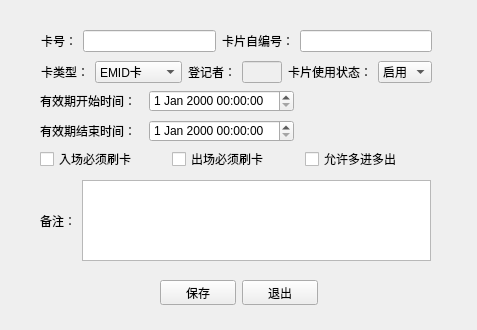
<?xml version="1.0" encoding="UTF-8"?>
<ui version="4.0">
 <class>CMonthlyCardDialog</class>
 <widget class="QDialog" name="CMonthlyCardDialog">
  <property name="geometry">
   <rect>
    <x>0</x>
    <y>0</y>
    <width>477</width>
    <height>330</height>
   </rect>
  </property>
  <property name="windowTitle">
   <string>月租卡</string>
  </property>
  <widget class="QWidget" name="layoutWidget">
   <property name="geometry">
    <rect>
     <x>40</x>
     <y>90</y>
     <width>254</width>
     <height>22</height>
    </rect>
   </property>
   <layout class="QHBoxLayout" name="horizontalLayout_3">
    <item>
     <widget class="QLabel" name="lblTitle">
      <property name="text">
       <string>有效期开始时间：</string>
      </property>
     </widget>
    </item>
    <item>
     <widget class="QDateTimeEdit" name="dtStart"/>
    </item>
   </layout>
  </widget>
  <widget class="QWidget" name="layoutWidget">
   <property name="geometry">
    <rect>
     <x>40</x>
     <y>120</y>
     <width>254</width>
     <height>22</height>
    </rect>
   </property>
   <layout class="QHBoxLayout" name="horizontalLayout_4">
    <item>
     <widget class="QLabel" name="lblTilt1">
      <property name="text">
       <string>有效期结束时间：</string>
      </property>
     </widget>
    </item>
    <item>
     <widget class="QDateTimeEdit" name="dtEnd"/>
    </item>
   </layout>
  </widget>
  <widget class="QWidget" name="layoutWidget">
   <property name="geometry">
    <rect>
     <x>40</x>
     <y>180</y>
     <width>391</width>
     <height>81</height>
    </rect>
   </property>
   <layout class="QHBoxLayout" name="horizontalLayout_5">
    <item>
     <widget class="QLabel" name="label_7">
      <property name="text">
       <string>备注：</string>
      </property>
     </widget>
    </item>
    <item>
     <widget class="QTextEdit" name="edtComment"/>
    </item>
   </layout>
  </widget>
  <widget class="QWidget" name="layoutWidget">
   <property name="geometry">
    <rect>
     <x>160</x>
     <y>280</y>
     <width>158</width>
     <height>25</height>
    </rect>
   </property>
   <layout class="QHBoxLayout" name="horizontalLayout_6">
    <item>
     <widget class="QPushButton" name="btnSave">
      <property name="text">
       <string>保存</string>
      </property>
      <property name="autoDefault">
       <bool>false</bool>
      </property>
     </widget>
    </item>
    <item>
     <widget class="QPushButton" name="btnExit">
      <property name="text">
       <string>退出</string>
      </property>
      <property name="autoDefault">
       <bool>false</bool>
      </property>
     </widget>
    </item>
   </layout>
  </widget>
  <widget class="QWidget" name="layoutWidget">
   <property name="geometry">
    <rect>
     <x>41</x>
     <y>30</y>
     <width>391</width>
     <height>22</height>
    </rect>
   </property>
   <layout class="QHBoxLayout" name="horizontalLayout">
    <item>
     <widget class="QLabel" name="label">
      <property name="text">
       <string>卡号：</string>
      </property>
     </widget>
    </item>
    <item>
     <widget class="QLineEdit" name="edtNumber"/>
    </item>
    <item>
     <widget class="QLabel" name="label_8">
      <property name="text">
       <string>卡片自编号：</string>
      </property>
     </widget>
    </item>
    <item>
     <widget class="QLineEdit" name="edtSelfNumber"/>
    </item>
   </layout>
  </widget>
  <widget class="QWidget" name="layoutWidget">
   <property name="geometry">
    <rect>
     <x>41</x>
     <y>61</y>
     <width>391</width>
     <height>22</height>
    </rect>
   </property>
   <layout class="QHBoxLayout" name="horizontalLayout_2">
    <item>
     <widget class="QLabel" name="label_2">
      <property name="text">
       <string>卡类型：</string>
      </property>
     </widget>
    </item>
    <item>
     <widget class="QComboBox" name="cbxCardType">
      <item>
       <property name="text">
        <string>EMID卡</string>
       </property>
      </item>
      <item>
       <property name="text">
        <string>MIFARE卡</string>
       </property>
      </item>
     </widget>
    </item>
    <item>
     <widget class="QLabel" name="label_5">
      <property name="text">
       <string>登记者：</string>
      </property>
     </widget>
    </item>
    <item>
     <widget class="QLineEdit" name="edtRecorder">
      <property name="enabled">
       <bool>false</bool>
      </property>
     </widget>
    </item>
    <item>
     <widget class="QLabel" name="label_6">
      <property name="text">
       <string>卡片使用状态：</string>
      </property>
     </widget>
    </item>
    <item>
     <widget class="QComboBox" name="cbxCardStatus">
      <item>
       <property name="text">
        <string>启用</string>
       </property>
      </item>
      <item>
       <property name="text">
        <string>挂失</string>
       </property>
      </item>
     </widget>
    </item>
   </layout>
  </widget>
  <widget class="QLabel" name="lblStart">
   <property name="geometry">
    <rect>
     <x>350</x>
     <y>280</y>
     <width>101</width>
     <height>16</height>
    </rect>
   </property>
   <property name="text">
    <string/>
   </property>
  </widget>
  <widget class="QWidget" name="layoutWidget">
   <property name="geometry">
    <rect>
     <x>40</x>
     <y>150</y>
     <width>391</width>
     <height>18</height>
    </rect>
   </property>
   <layout class="QHBoxLayout" name="horizontalLayout_7">
    <item>
     <widget class="QCheckBox" name="chkEnter">
      <property name="text">
       <string>入场必须刷卡</string>
      </property>
     </widget>
    </item>
    <item>
     <widget class="QCheckBox" name="chkLeave">
      <property name="text">
       <string>出场必须刷卡</string>
      </property>
     </widget>
    </item>
    <item>
     <widget class="QCheckBox" name="chkMIMO">
      <property name="text">
       <string>允许多进多出</string>
      </property>
     </widget>
    </item>
   </layout>
  </widget>
 </widget>
 <resources/>
 <connections/>
</ui>
